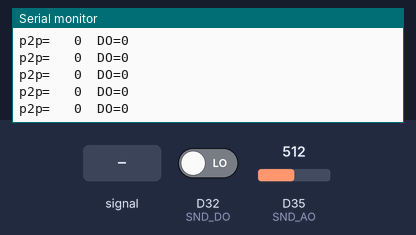
Bench run of a sketch on a simulated Arduino Due. On the bench: the last lines printed to the serial monitor. The inputs (shaded band) are chosen by the test bench; at power-on: D32 (SND_DO) LOW, D35 (SND_AO) = 512 (analog values on the 0–1023 scale).

Above: at 1.2 s.
1.3 s: D35 (SND_AO) fed a 200 Hz sine of ±81 counts around its level
At 1.53 s:
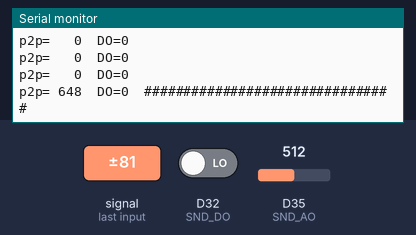
3.3 s: D32 (SND_DO) driven HIGH
At 3.48 s:
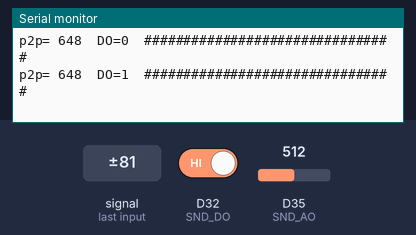
4.8 s: D35 (SND_AO) set to 716
At 4.83 s:
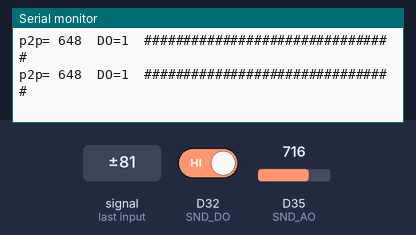

Measured:
- after the input at 1.3 s, the serial monitor: prints a new line after 0.10 s (image 1)
- after the input at 3.3 s, the serial monitor: prints a new line after 0.05 s (image 2)

The sketch:

t04_sound.ino
```cpp
// tests/t04_sound/t04_sound.ino
const int SND_AO = 35;
const int SND_DO = 32;

int soundP2P(uint32_t windowMs = 50) {
  int lo = 4095, hi = 0;
  uint32_t t0 = millis();
  while (millis() - t0 < windowMs) {
    int v = analogRead(SND_AO);
    if (v < lo) lo = v;
    if (v > hi) hi = v;
  }
  return hi - lo;
}

void setup() {
  Serial.begin(115200);
  pinMode(SND_DO, INPUT);
  analogReadResolution(12);          // 0–4095
}

void loop() {
  int p2p = soundP2P();
  Serial.printf("p2p=%4d  DO=%d  ", p2p, digitalRead(SND_DO));
  for (int i = 0; i < p2p / 20; i++) Serial.print('#');   // แถบระดับเสียง
  Serial.println();
  delay(100);
}
```
